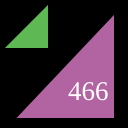
Frame 1 (no input)
Frame 60 (no input): identical to frame 1, image omitted
Frame 120 (the mouse pressed at the canvas centre since frame 60): identical to frame 1, image omitted

The p5.js sketch that drew this single still picture (run headless with seeded random() and noise() and a simulated clock; from frame 60 on, the mouse is pressed at the canvas centre):

// p5.js sketch
// ── sketch.js
function setup() {
  createCanvas(128,128);
}

function draw() {
  background(0);
  strokeWeight(4);
  fill(178, 100, 162);
  triangle(12,120,116,120,116,10);
  fill(94, 185, 84);
  triangle(0,50,50,50,50,0);
  fill(255);
  textSize(27);
  textFont("serif");
  text("466", 68, 100);
}
